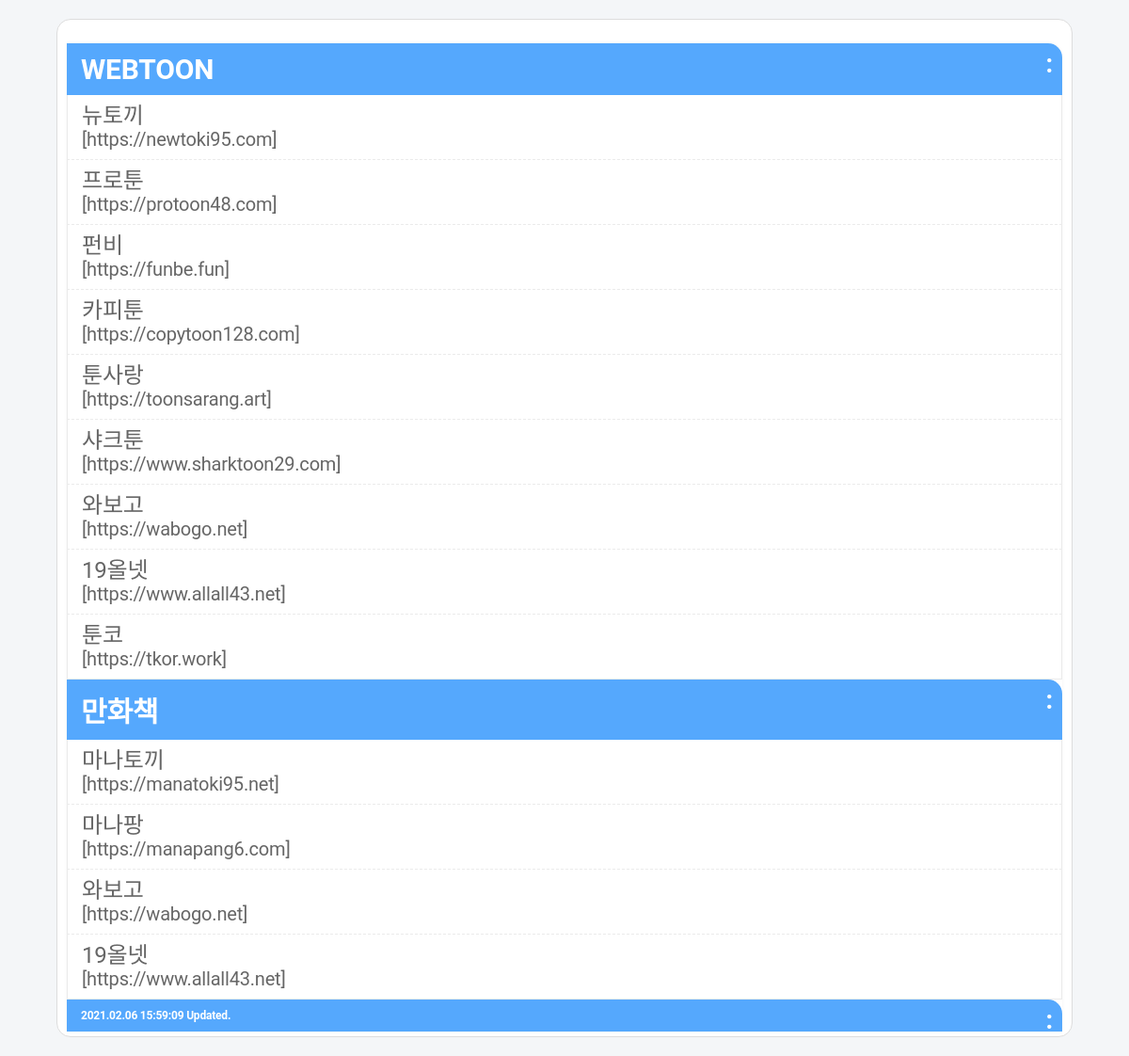
Before: /url.php with the older database file.
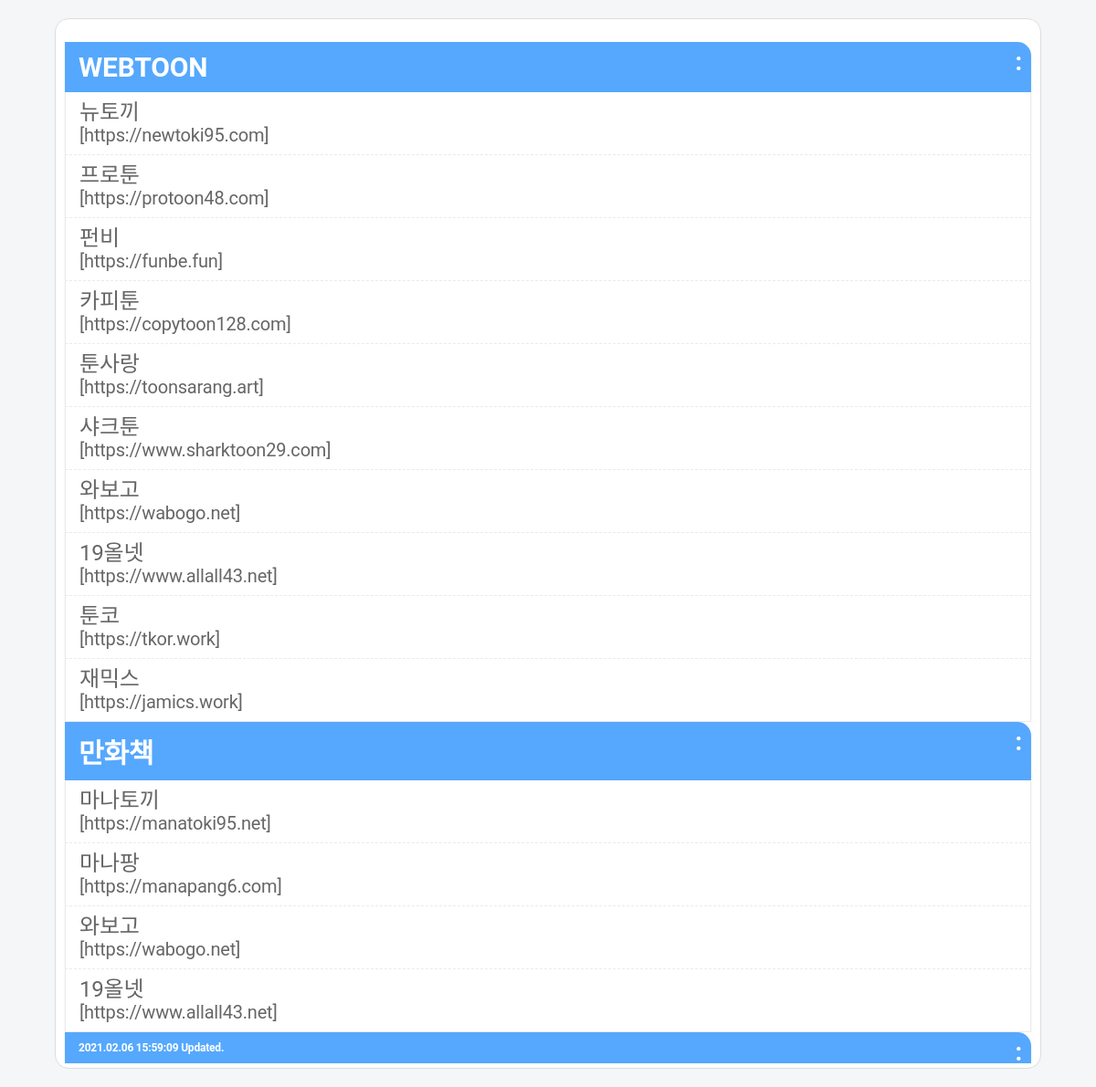
After: the same page with the newer database file.
### tables this page shows
CREATE TABLE SITE_INFO 
-- 사이트 정보
(
	SITE_ID TEXT,	-- 사이트 ID
	SITE_NAME TEXT, -- 사이트명
	SITE_ALIAS TEXT, -- 사이트 별칭
	SITE_URL TEXT, -- 사이트 URL
	SITE_TYPE TEXT, -- 사이트 유형(WEBTOON/MANGA)
	SERVER_PATH TEXT, -- 서버 경로명
	USE_LEVEL TEXT, -- 사용가능 회원레벨
	SEARCH_URL TEXT, -- 검색 URL
	SEARCH_PARAM TEXT, -- 검색 파라메터
	RECENT_URL TEXT, -- 최신목록 URL
	RECENT_PARAM TEXT, -- 최신목록 파라메터
	ENDED_URL TEXT, -- 완결목록 URL
	ENDED_PARAM TEXT, -- 완결목록 파라메터
	LIST_URL TEXT, -- 작품리스트 URL
	LIST_PARAM TEXT, -- 작품리스트 파라메터
	VIEW_URL TEXT, -- 작품상세 URL
	VIEW_PARAM TEXT, -- 작품상세 파라메터
	NOTE TEXT, -- 기타정보
	MAIN_VIEW, -- 메인페이지 노출여부
	ORDER_NUM, -- 메인페이지 노출 순서
	UPDATE_YN, -- 주소 업데이트 성공여부
	REGDTIME TEXT, -- 등록일시
	UPTDTIME TEXT, -- 수정일시
	USE_YN TEXT  -- 사용여부(Y/N)
, UPDATE_EXECUTE);

### url.php (the view, shortened to what this page needs)
<?php
	$webtoonDB = new SQLite3('./lib/webtoon.db');
?>
<!DOCTYPE html>
<html lang="ko">
<head>
<link rel="stylesheet" href="./lib/css/ui2.css" type="text/css">
</head>
<body>
<div id="container">
	<div class="item">
		<dl>
			<dt>WEBTOON</dt>
			<dd>
<?php
		$uptdtime = "";
		$sql = "SELECT SITE_ID, SITE_NAME, SITE_URL, SITE_TYPE, UPTDTIME FROM SITE_INFO WHERE SITE_TYPE='webtoon' AND USE_LEVEL < 99999 AND USE_YN='Y';";
		$conf_result = $webtoonDB->query($sql);
		while($conf = $conf_result->fetchArray(SQLITE3_ASSOC)){
			echo "<a href='".$conf["SITE_URL"]."' target='_top'>".$conf["SITE_NAME"]."<span style='font-size:20px;'><br>[".$conf["SITE_URL"]."]</span></a>";
			if ( strlen($uptdtime) == 0 ) $uptdtime = $conf["UPTDTIME"];
		}
?>
			</dd>
			<dt>만화책</dt>
			<dd>
<?php
		$sql = "SELECT SITE_ID, SITE_NAME, SITE_URL, SITE_TYPE, UPTDTIME FROM SITE_INFO WHERE SITE_TYPE='manga' AND USE_LEVEL < 99999 AND USE_YN='Y';";
		$conf_result = $webtoonDB->query($sql);
		while($conf = $conf_result->fetchArray(SQLITE3_ASSOC)){
			echo "<a href='".$conf["SITE_URL"]."' target='_top'>".$conf["SITE_NAME"]."<span style='font-size:20px;'><br>[".$conf["SITE_URL"]."]</span></a>";
		}
?>
			</dd>
			<dt style="font-size:12px;"><?php echo $uptdtime; ?> Updated.</dt>
		</dl>
	</div>
</div>
</body>
</html>

Changed rows visible on the page:
added site_info: SITE_NAME "재믹스", SITE_URL "https://jamics.work"
